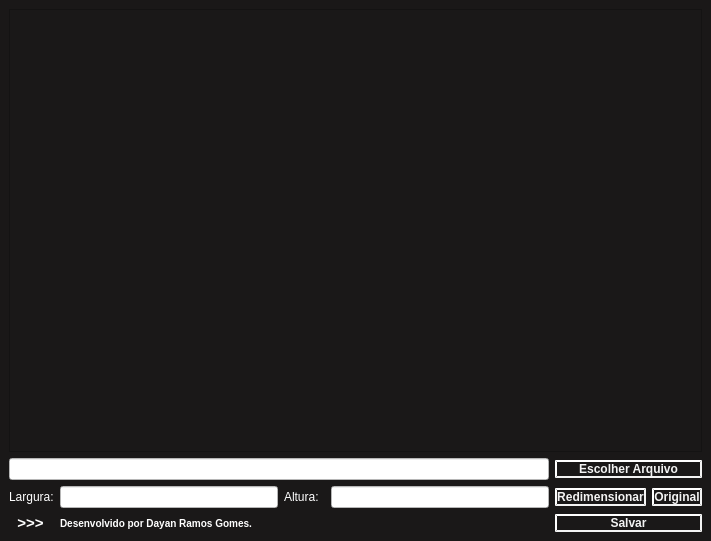
<?xml version="1.0" encoding="UTF-8"?>
<ui version="4.0">
 <class>MainWindow</class>
 <widget class="QMainWindow" name="MainWindow">
  <property name="geometry">
   <rect>
    <x>0</x>
    <y>0</y>
    <width>711</width>
    <height>541</height>
   </rect>
  </property>
  <property name="windowTitle">
   <string>Redimensionar Imagem</string>
  </property>
  <property name="styleSheet">
   <string notr="true">background-color:rgb(26, 24, 24);</string>
  </property>
  <widget class="QWidget" name="centralwidget">
   <property name="styleSheet">
    <string notr="true"/>
   </property>
   <layout class="QGridLayout" name="gridLayout">
    <item row="3" column="4">
     <widget class="QLineEdit" name="inputAltura">
      <property name="styleSheet">
       <string notr="true">background-color: white;</string>
      </property>
     </widget>
    </item>
    <item row="3" column="6">
     <widget class="QPushButton" name="btnOriginalImg">
      <property name="styleSheet">
       <string notr="true">QPushButton {
color: rgb(243, 243, 243);
background-color: none;
border-style: outset;
border-width: 2px;
border-radius: 10px;
border-color: rgb(243, 243, 243);
font-weight: 700;
}
QPushButton:hover {
color: white;
background-color: none;
border-style: outset;
border-width: 2px;
border-radius: 10px;
border-color: blue;
}
QPushButton:pressed {
font: 57 10pt &quot;Ubuntu Medium&quot;;
font-weight: 700;
color: white;
background-color: none;
border-style: outset;
border-width: 2px;
border-radius: 10px;
border-color: blue;
}
</string>
      </property>
      <property name="text">
       <string>Original</string>
      </property>
     </widget>
    </item>
    <item row="5" column="5" colspan="2">
     <widget class="QPushButton" name="btnSalvar">
      <property name="styleSheet">
       <string notr="true">QPushButton {
color: rgb(243, 243, 243);
background-color: none;
border-style: outset;
border-width: 2px;
border-radius: 10px;
border-color: rgb(243, 243, 243);
font-weight: 700;
}
QPushButton:hover {
color: white;
background-color: none;
border-style: outset;
border-width: 2px;
border-radius: 10px;
border-color: blue;
}
QPushButton:pressed {
font: 57 10pt &quot;Ubuntu Medium&quot;;
font-weight: 700;
color: white;
background-color: none;
border-style: outset;
border-width: 2px;
border-radius: 10px;
border-color: blue;
}
</string>
      </property>
      <property name="text">
       <string>Salvar</string>
      </property>
     </widget>
    </item>
    <item row="0" column="0" colspan="7">
     <widget class="QScrollArea" name="scrollArea">
      <property name="widgetResizable">
       <bool>true</bool>
      </property>
      <widget class="QWidget" name="scrollAreaWidgetContents">
       <property name="geometry">
        <rect>
         <x>0</x>
         <y>0</y>
         <width>693</width>
         <height>437</height>
        </rect>
       </property>
       <layout class="QGridLayout" name="gridLayout_2">
        <item row="0" column="0">
         <widget class="QLabel" name="labelImg">
          <property name="text">
           <string/>
          </property>
         </widget>
        </item>
       </layout>
      </widget>
     </widget>
    </item>
    <item row="3" column="0">
     <widget class="QLabel" name="label">
      <property name="styleSheet">
       <string notr="true">color: white;</string>
      </property>
      <property name="text">
       <string>Largura:</string>
      </property>
     </widget>
    </item>
    <item row="3" column="5">
     <widget class="QPushButton" name="btnRedimensionar">
      <property name="styleSheet">
       <string notr="true">QPushButton {
color: rgb(243, 243, 243);
background-color: none;
border-style: outset;
border-width: 2px;
border-radius: 10px;
border-color: rgb(243, 243, 243);
font-weight: 700;
}
QPushButton:hover {
color: white;
background-color: none;
border-style: outset;
border-width: 2px;
border-radius: 10px;
border-color: blue;
}
QPushButton:pressed {
font: 57 10pt &quot;Ubuntu Medium&quot;;
font-weight: 700;
color: white;
background-color: none;
border-style: outset;
border-width: 2px;
border-radius: 10px;
border-color: blue;
}
</string>
      </property>
      <property name="text">
       <string>Redimensionar</string>
      </property>
     </widget>
    </item>
    <item row="1" column="5" colspan="2">
     <widget class="QPushButton" name="btnEscolherArquivo">
      <property name="styleSheet">
       <string notr="true">QPushButton {
color: rgb(243, 243, 243);
background-color: none;
border-style: outset;
border-width: 2px;
border-radius: 10px;
border-color: rgb(243, 243, 243);
font-weight: 700;
}
QPushButton:hover {
color: white;
background-color: none;
border-style: outset;
border-width: 2px;
border-radius: 10px;
border-color: blue;
}
QPushButton:pressed {
font: 57 10pt &quot;Ubuntu Medium&quot;;
font-weight: 700;
color: white;
background-color: none;
border-style: outset;
border-width: 2px;
border-radius: 10px;
border-color: blue;
}
</string>
      </property>
      <property name="text">
       <string>Escolher Arquivo</string>
      </property>
     </widget>
    </item>
    <item row="1" column="0" colspan="5">
     <widget class="QLineEdit" name="inputAbrirArquivo">
      <property name="styleSheet">
       <string notr="true">background-color: white;</string>
      </property>
     </widget>
    </item>
    <item row="3" column="1">
     <widget class="QLineEdit" name="inputLargura">
      <property name="styleSheet">
       <string notr="true">background-color: white;</string>
      </property>
     </widget>
    </item>
    <item row="3" column="2">
     <widget class="QLabel" name="label_2">
      <property name="styleSheet">
       <string notr="true">color: white;</string>
      </property>
      <property name="text">
       <string>Altura:</string>
      </property>
     </widget>
    </item>
    <item row="5" column="1">
     <widget class="QLabel" name="label_3">
      <property name="styleSheet">
       <string notr="true">color: white;
font-weight: 700;
font-size: 10px</string>
      </property>
      <property name="text">
       <string>Desenvolvido por Dayan Ramos Gomes.</string>
      </property>
     </widget>
    </item>
    <item row="5" column="0">
     <widget class="QLabel" name="label_4">
      <property name="styleSheet">
       <string notr="true">color: white;
font-weight: 900;
font-size: 15px</string>
      </property>
      <property name="text">
       <string>  &gt;&gt;&gt;</string>
      </property>
     </widget>
    </item>
   </layout>
  </widget>
 </widget>
 <resources/>
 <connections/>
</ui>
